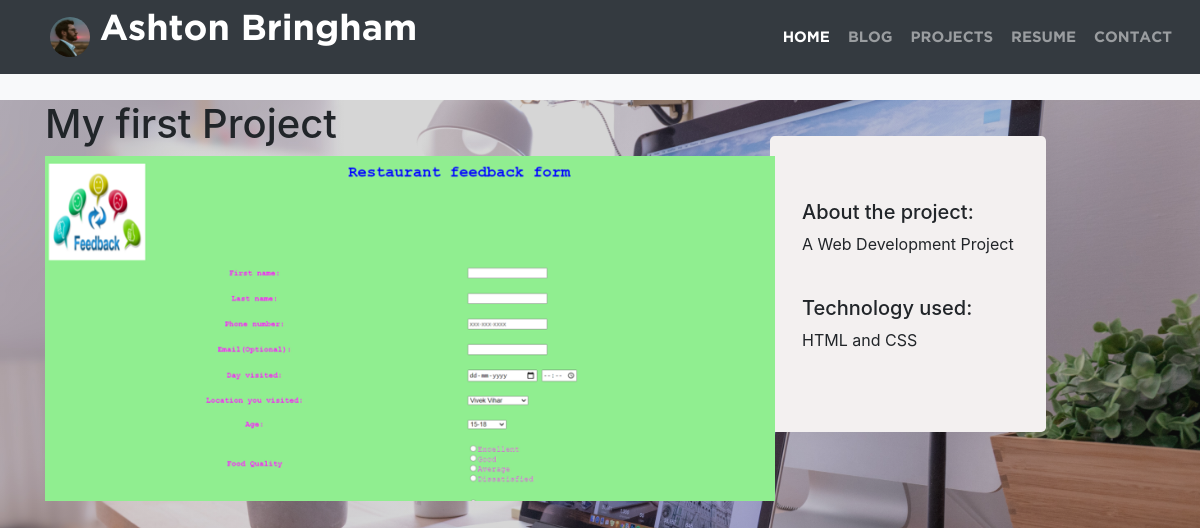
/projects/1/, run on the app's committed database.
### projects/models.py (models this page shows)
class Project(models.Model):
    title = models.CharField(max_length=100)
    description = models.TextField()
    technology = models.CharField(max_length=20)
    image = models.FilePathField(path="/img")

### projects/views.py (the view)
# urls.py: path("<int:pk>/", views.project_detail, name="project_detail"),
def project_detail(request, pk):
    project = Project.objects.get(pk=pk)
    context = {
        'project': project
    }
    return render(request, 'projects/project_detail.html',context)

### projects/templates/projects/project_detail.html (shortened to what this page needs)
{% extends "base.html" %}
{% load static %}
{% block page_content %}
<h1>{{ project.title }}</h1>
<div class="row">
    <div class="col-md-8">
        <img src="{% static project.image %}" alt="" width="100%">
    </div>
    <class="col-md-4">
        <div class="jumbotron jumbotron-cover-image"
            style='background: rgb(243, 240, 240) center center; background-size: cover;'>
            <h5>About the project:</h5>
          <p>{{ project.description }}</p>
          <br>
          <h5>Technology used:</h5>
          <p>{{ project.technology }}</p>
        </div>
    </div>
</div>
{% endblock %}

### static/css/main.css (style rules this page uses)
html { overflow-x: hidden; }
body { background: linear-gradient(rgba(50,50,50,0.2), rgba(50,50,50,0.2)), url("../images/background.jpg"); background-size: cover; background-repeat: no-repeat; overflow-x: hidden; }
.jumbotron { margin: -20px; margin-bottom: 0px; }

### data on the page
Project: title "My first Project", image (picture), description "A Web Development Project", technology "HTML and CSS"
